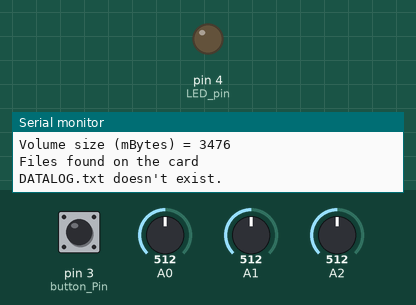
Recording of a sketch running on a simulated Arduino Uno, built with avr-gcc and run on an emulated ATmega328P. Parts: output pins drawn as LEDs (lit = HIGH), the last lines printed to the serial monitor. The test bench sets the inputs (shaded band); at power-on: pin 3 (button_Pin) LOW, A0 = 512, A1 = 512, A2 = 512. Storage starts empty.

Above: at 2.3 s.
2.4 s: pin 3 (button_Pin) pulled HIGH for 0.15 s
At 3.2 s:
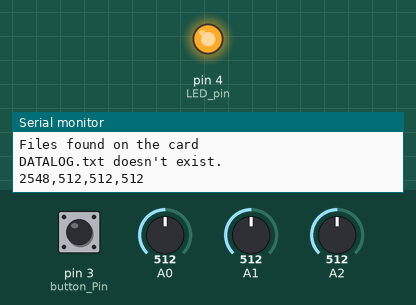
4.0 s: pin 3 (button_Pin) pulled HIGH for 1 s
At 6.2 s:
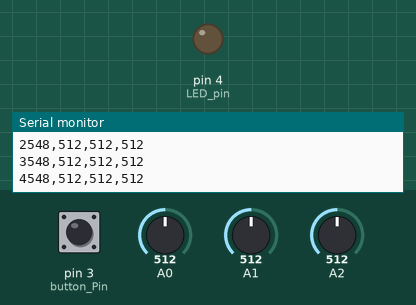
6.5 s: pin 3 (button_Pin) pulled HIGH for 3.2 s
At 10.4 s:
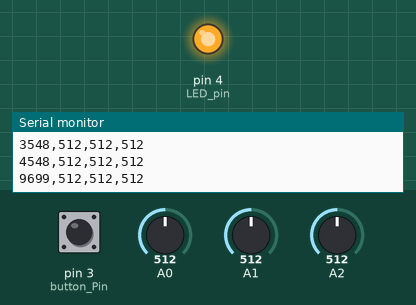
Timing chart, 0 to 11.9 s (numbered marks = the images above; inputs shaded):
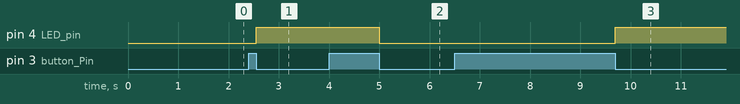

The sketch:

Sd_Checker_WithDataandButton.ino
```cpp
/* SD card sketch by Daniel Godrick with input from Sparkfun and
 *  the Arduino website
 *  October 20,2015
 */

//#include <SPI.h>
#include <SD.h>

/* These libraries define the
 *  MOSI  = pin 11 Master out slave in
 *  MISO  = pin 12 Master in slave out
 *  CLK   = pin 13 Clock
 *
 *  on the Sparkfun Shield, the CS (chip select) pin 8
 */

Sd2Card card; // SD utility about type of card
SdVolume volume; // SD utility allows card size information
SdFile file; //SD utility to describe files
const int chipSelect = 8;
File myFile; //name a file
 int onOff = LOW;
 int  timer;
 int preTimer;
 int difTime;
 int prevState = 0;
 int counter = 0;
 uint32_t dataTimer = 0;
 int dataTimeInterval = 1000;
 uint32_t dataPreTimer = 0;


void setup() {
  Serial.begin(9600);
  pinMode(A0,INPUT);

  pinMode(3,INPUT); // button Pin
  pinMode(4,OUTPUT); //LED pin

  Serial.println("\nInitializing Card...  ");

  //let's check the card at 1/2 speed so we know that it is working
  //students have trouble with full speed and cheap SD cards
  if(!card.init(SPI_HALF_SPEED, chipSelect)){
    Serial.println("Initialization Failed. You Lose");
    return;
  }else {
    cardType();

  //volume partition
  //now to check the format (FAT) and see the space
    if(!volume.init(card)){
      Serial.println("No FAT partition.\n Check format");
      return; //to end code execution after this point if error
    }

    cardSize();

  SD.begin(chipSelect);//Start the SD reading functionality


  if (SD.exists("DATALOG.txt")) {
    Serial.println("DATALOG.txt exists.");
    SD.remove("DATALOG.TXT");
    Serial.println("DATALOG.txt no longer exists.");
    file.openRoot(volume);
    file.ls(LS_R | LS_DATE | LS_SIZE);


  } else {
    Serial.println("DATALOG.txt doesn't exist.");
  }

  }


  delay(1000);


}

void loop() {

int of = buttonCheck();
  digitalWrite(4,of);
  getData(of);
//collectData();


}


int buttonCheck(){

 timer = millis();
 int buttonState = digitalRead(3);

 if((prevState == 1) and (buttonState == 0) and (timer-preTimer > 30))
 {
  onOff = !onOff;
  //Serial.println(onOff);
  preTimer = timer;
 }

  prevState = buttonState;
  return(onOff);
}

void getData(int of){
  dataTimer = millis();
  if((of == 1) and (dataTimer - dataPreTimer >= dataTimeInterval)){
     String dataString = "";
     dataString += dataTimer;
     dataString += ",";

  // read three sensors and append to the string:
  for (int analogPin = 0; analogPin < 3; analogPin++) {
    int sensor = analogRead(analogPin);
    dataString += String(sensor);
    if (analogPin < 2) {
      dataString += ",";
    }
  }

  // open the file. note that only one file can be open at a time,
  // so you have to close this one before opening another.
  File dataFile = SD.open("datalog.txt", FILE_WRITE);

  // if the file is available, write to it:
  if (dataFile) {
    dataFile.println(dataString);
    dataFile.close();
    // print to the serial port too:
    Serial.println(dataString);
    dataPreTimer = dataTimer;
    //delay(2000);
  }
  // if the file isn't open, pop up an error:
  else {
    Serial.println("error opening datalog.txt");
  }
}
}

void cardType(){
  Serial.println("Card Found. You Win");
   Serial.print("\nCard type:");
   switch(card.type()){
      case SD_CARD_TYPE_SD1:
      Serial.println("SD1");
      break;

      case SD_CARD_TYPE_SD2:
      Serial.println("SD2");
      break;

      case SD_CARD_TYPE_SDHC:
      Serial.println("SDHC");
      break;

      default:
      Serial.println("Huh? What did you put in?");
      break;
    }
}

void cardSize(){

  uint32_t volumeSize; //unsigned integer for big numbers!
  Serial.print("Volume is FAT");
  Serial.println(volume.fatType());
  uint32_t blocksPer = volume.blocksPerCluster();
  Serial.println(blocksPer);
  volumeSize = volume.blocksPerCluster();
  uint32_t clusterCount = (volume.clusterCount());
  Serial.println(clusterCount);
  volumeSize *= volume.clusterCount();
  volumeSize *= 512;
  Serial.print("Volume size (bytes) = ");
  Serial.println(volumeSize);
  Serial.print("Volume size (kBytes) = ");
  Serial.println(volumeSize/1024);
  Serial.print("Volume size (mBytes) = ");
  Serial.println(volumeSize/1024/1024);

  Serial.println("\nFiles found on the card");
  file.openRoot(volume);
  file.ls(LS_R | LS_DATE | LS_SIZE);
}

void collectData(){

  String dataString = "";

  // read three sensors and append to the string:
  for (int analogPin = 0; analogPin < 3; analogPin++) {
    int sensor = analogRead(analogPin);
    dataString += String(sensor);
    if (analogPin < 2) {
      dataString += ",";
    }
  }

  // open the file. note that only one file can be open at a time,
  // so you have to close this one before opening another.
  File dataFile = SD.open("datalog.txt", FILE_WRITE);

  // if the file is available, write to it:
  if (dataFile) {
    dataFile.println(dataString);
    dataFile.close();
    // print to the serial port too:
    Serial.println(dataString);
    delay(2000);
  }
  // if the file isn't open, pop up an error:
  else {
    Serial.println("error opening datalog.txt");
  }
}
```

Measured:
- after the input at 2.4 s, pin 4 (LED_pin): LOW → HIGH after 0.15 s
- after the input at 4.0 s, pin 4 (LED_pin): HIGH → LOW after 1.0 s
- after the input at 6.5 s, pin 4 (LED_pin): LOW → HIGH after 3.2 s
